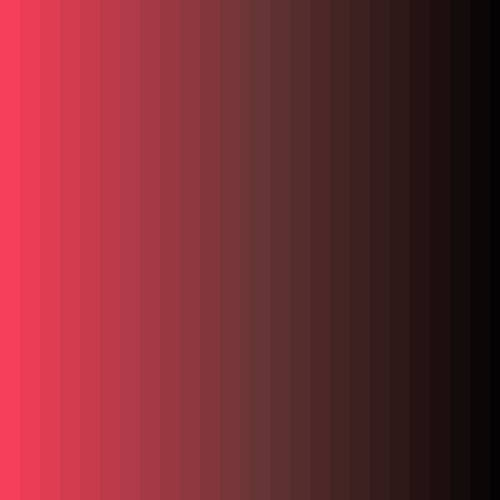
Frame 1 (no input)
Frame 2 (the mouse pressed at the canvas centre, redrawn once): identical to frame 1, image omitted

The p5.js sketch that drew this single still picture (run headless with seeded random() and noise() and a simulated clock; the mouse was pressed at the canvas centre and the sketch redrawn once):

// p5.js sketch
// ── sketch.js
var colorFrom, colorTo;
var colorFrom2, colorTo2;
var rectStep =20;

function setup() {
  createCanvas(500,500);
  noLoop();
}

function draw() {
  
  background(255);
  
  colorFrom = color(245, 62, 87); 
  
  colorTo = color(102, 53, 53);
  
  colorFrom2 = color(102, 53, 53);;
  
  colorTo2 = color(0);
  

  for(var x=0; x < width/2; x += rectStep){
    noStroke();

    var lerpAmt = map(x, 0, width/2, 0, 1.0);
    
    var lerpedCol = lerpColor(colorFrom,
      colorTo,
      lerpAmt);    
    fill(lerpedCol);
    rect(x,0,rectStep,height);
  }
  
  for(var x= width/2; x < width; x += rectStep){
    noStroke();
   
    var lerpAmt = map(x, width/2, width, 0, 1.0);
    
    var lerpedCol = lerpColor(colorFrom2,
      colorTo2,
      lerpAmt);    
    fill(lerpedCol);
    rect(x,0,rectStep,height);

  }
}
 
